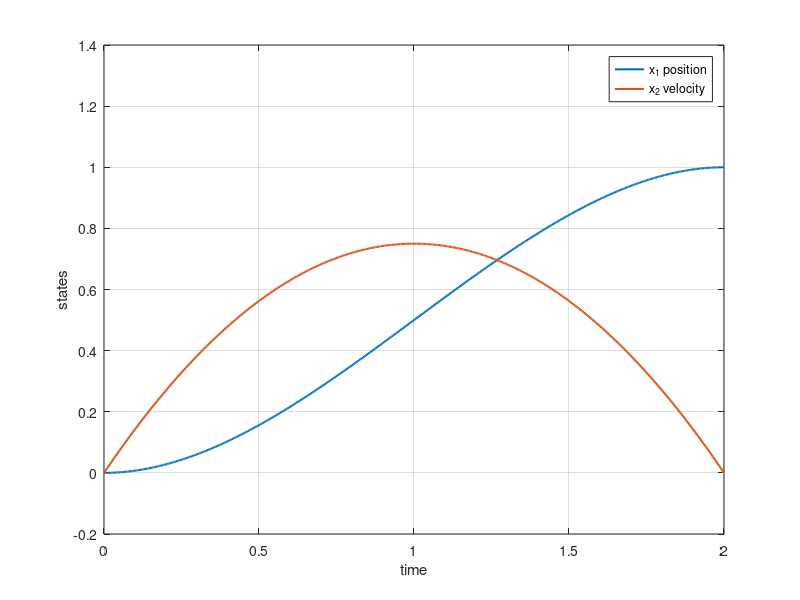
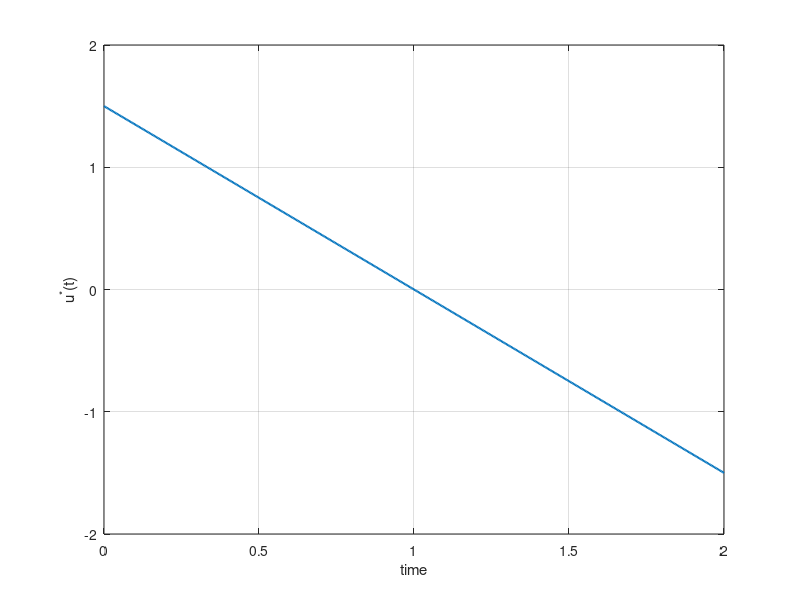

The MATLAB source for these figures, in order:
% Chapter12_Lesson2.m
% Minimum-energy steering for continuous-time LTI systems.
% MATLAB implementation plus Simulink-oriented setup variables.

clear; clc;

A = [0 1;
     0 0];
B = [0;
     1];

T  = 2.0;
x0 = [0; 0];
xf = [1; 0];

% Compute Wc(T) from the differential Lyapunov equation:
% dW/dt = A W + W A' + B B', W(0) = 0.
n = size(A, 1);
gramian_ode = @(t, w) reshape(A*reshape(w, n, n) + reshape(w, n, n)*A' + B*B', [], 1);
[~, Wvec] = ode45(gramian_ode, [0 T], zeros(n*n, 1));
W = reshape(Wvec(end, :).', n, n);

z = xf - expm(A*T)*x0;
lambda = W \ z;

u_star = @(t) B' * expm(A'*(T - t)) * lambda;
E_min = z' * lambda;

fprintf('Wc(T) =\n');
disp(W);
fprintf('condition number of Wc(T) = %.6e\n', cond(W));
fprintf('minimum energy = %.12f\n', E_min);

% Simulate x_dot = A x + B u_star(t).
rhs = @(t, x) A*x + B*u_star(t);
[tgrid, xgrid] = ode45(rhs, linspace(0, T, 501), x0);

fprintf('terminal state reached =\n');
disp(xgrid(end, :).');
fprintf('target state =\n');
disp(xf);
fprintf('terminal error norm = %.6e\n', norm(xgrid(end, :).'-xf));

% Plot state and optimal input.
figure;
plot(tgrid, xgrid, 'LineWidth', 1.5);
grid on;
xlabel('time');
ylabel('states');
legend('x_1 position', 'x_2 velocity');

uvals = arrayfun(u_star, tgrid);
figure;
plot(tgrid, uvals, 'LineWidth', 1.5);
grid on;
xlabel('time');
ylabel('u^*(t)');

% Simulink implementation idea:
% 1. Use a State-Space block with matrices A, B, C = eye(2), D = zeros(2,1).
% 2. Use a MATLAB Function block to compute:
%       u = B' * expm(A'*(T - t)) * lambda
%    where T, A, B, and lambda are workspace variables.
% 3. Feed Clock into the MATLAB Function block and feed u into the State-Space block.
% 4. Use Scope blocks to compare x(T) with xf.
